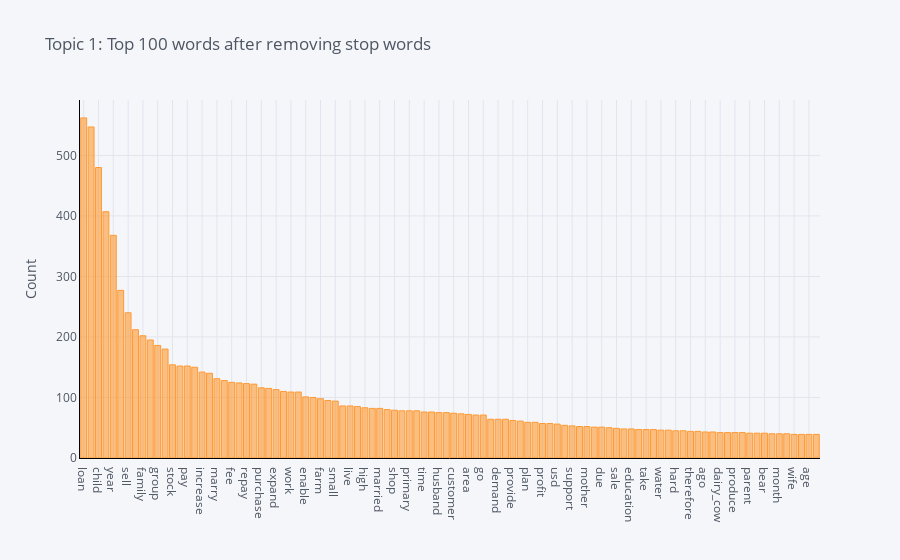

The notebook cell saved with this chart:
### Markdown cell above
## Frequency distrubtion of topic 1

### Code cell
plot_model(lda, plot='frequency', topic_num = 'Topic 1')

### Figure 1 — Plotly figure (JSON) as saved in the notebook; plotly's stock layout.template omitted (floating-point values rounded to 4 significant figures)
{"data": [{"marker": {"color": "rgba(255, 153, 51, 0.6)", "line": {"color": "rgba(255, 153, 51, 1.0)", "width": 1}}, "name": "count", "orientation": "v", "text": "", "type": "bar", "x": ["loan", "business", "child", "school", "year", "buy", "sell", "able", "family", "old", "group", "also", "stock", "income", "pay", "start", "increase", "use", "marry", "request", "fee", "get", "repay", "member", "purchase", "make", "expand", "market", "work", "woman", "enable", "milk", "farm", "need", "small", "farmer", "live", "intend", "high", "meet", "married", "good", "shop", "local", "primary", "help", "time", "give", "husband", "well", "customer", "grow", "area", "maize", "go", "want", "demand", "young", "provide", "educate", "plan", "vegetable", "profit", "earn", "usd", "supply", "support", "secondary", "mother", "last", "due", "many", "sale", "transport", "education", "cow", "take", "improve", "water", "community", "hard", "still", "therefore", "money", "ago", "enough", "dairy_cow", "life", "produce", "operate", "parent", "capital", "bear", "join", "month", "fruit", "wife", "apply", "age", "run"], "y": [562, 547, 480, 407, 368, 277, 240, 212, 202, 195, 186, 180, 154, 152, 152, 150, 142, 140, 131, 128, 125, 124, 123, 122, 116, 115, 113, 110, 109, 109, 101, 100, 98, 95, 94, 86, 86, 85, 83, 82, 82, 80, 79, 78, 78, 78, 76, 76, 75, 75, 74, 73, 72, 71, 71, 64, 64, 64, 62, 61, 59, 59, 57, 57, 56, 54, 53, 52, 52, 51, 51, 50, 49, 48, 48, 47, 47, 47, 46, 46, 45, 45, 44, 44, 43, 43, 42, 42, 42, 42, 41, 41, 41, 40, 40, 40, 39, 39, 39, 39]}], "layout": {"legend": {"bgcolor": "#F5F6F9", "font": {"color": "#4D5663"}}, "paper_bgcolor": "#F5F6F9", "plot_bgcolor": "#F5F6F9", "title": {"font": {"color": "#4D5663"}, "text": "Topic 1: Top 100 words after removing stop words"}, "xaxis": {"gridcolor": "#E1E5ED", "linecolor": "black", "showgrid": true, "tickfont": {"color": "#4D5663"}, "title": {"font": {"color": "#4D5663"}, "text": ""}, "zerolinecolor": "#E1E5ED"}, "yaxis": {"gridcolor": "#E1E5ED", "linecolor": "black", "showgrid": true, "tickfont": {"color": "#4D5663"}, "title": {"font": {"color": "#4D5663"}, "text": "Count"}, "zerolinecolor": "#E1E5ED"}}}
